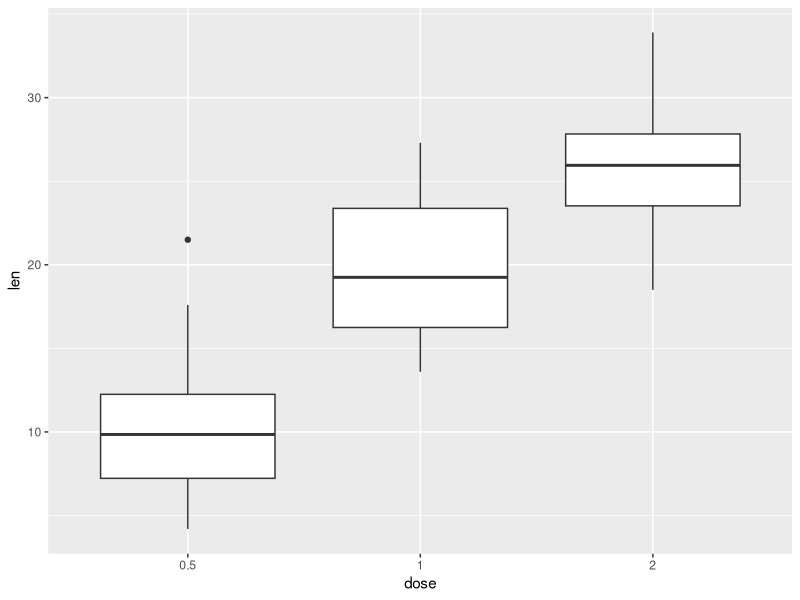
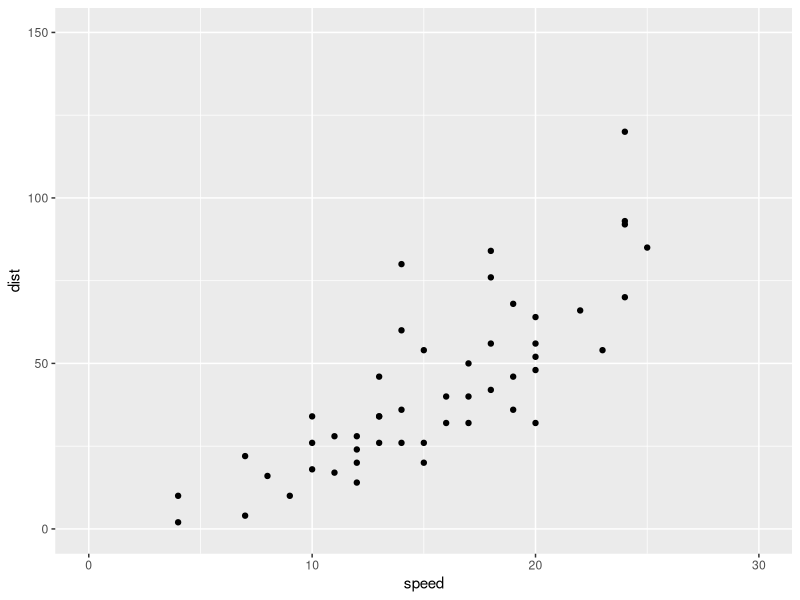
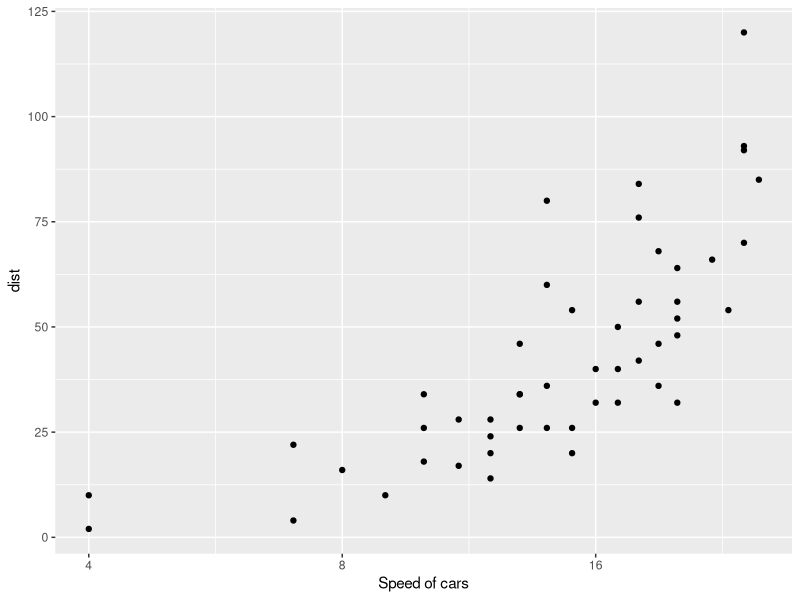
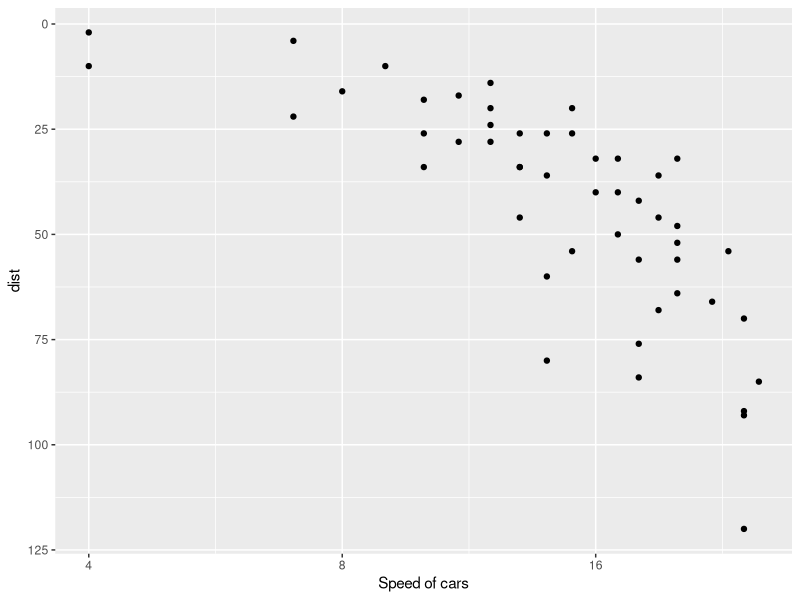
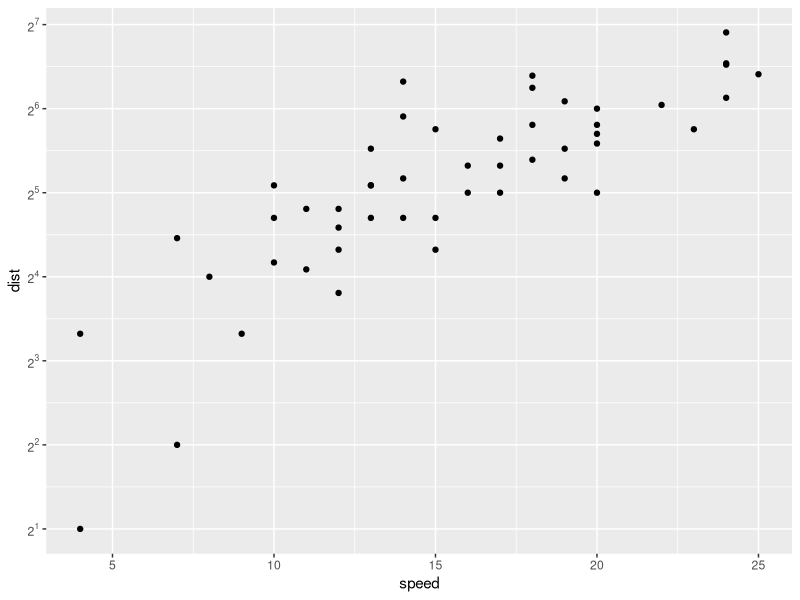
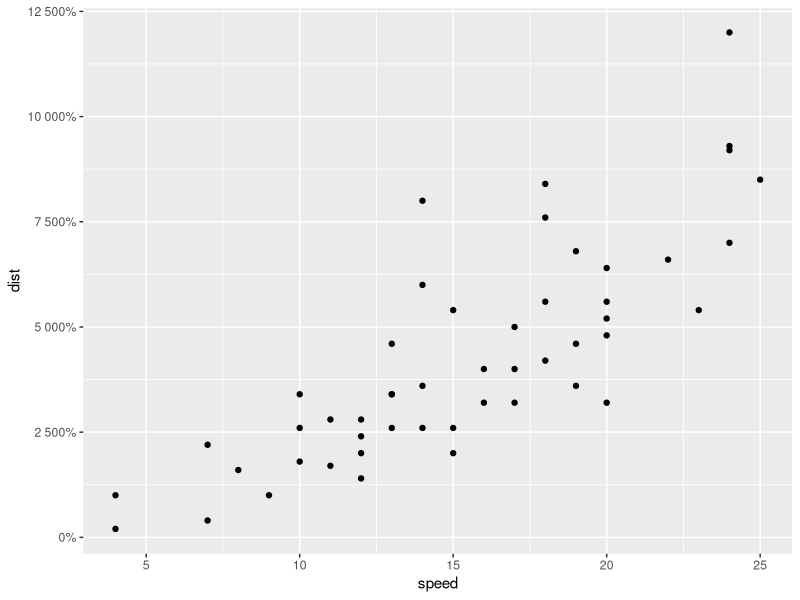
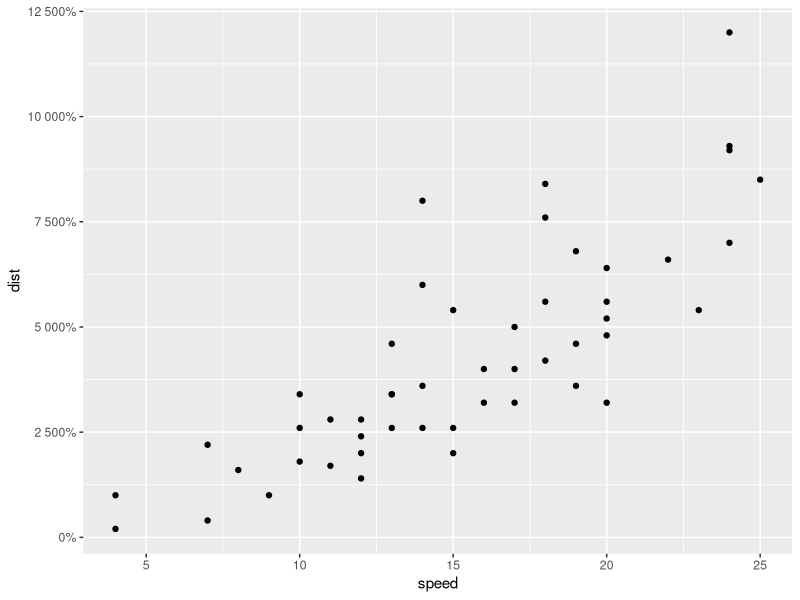
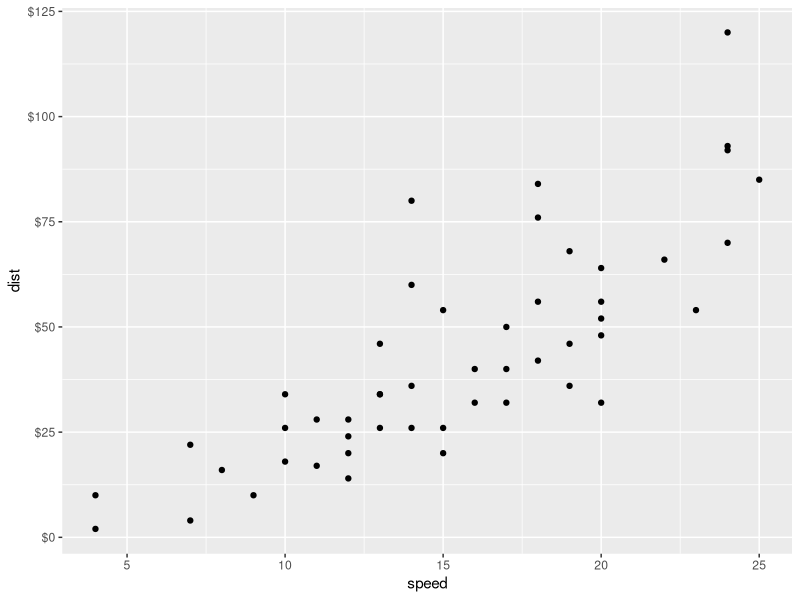

Write the R code that produced these figures, in order.
library(ggplot2)
library(scales)

#http://www.sthda.com/english/wiki/ggplot2-axis-scales-and-transformations

ToothGrowth$dose = as.factor(ToothGrowth$dose)
head(ToothGrowth)

ggplot(ToothGrowth, aes(x = dose, y = len)) + geom_boxplot()
sp = ggplot(cars, aes(x = speed, y = dist)) + geom_point()

sp + expand_limits(x = c(0, 30), y = c(0, 150))

sp + scale_x_continuous(name = "Speed of cars", 
                        trans = "log2")

sp + scale_x_continuous(name = "Speed of cars", 
                        trans = "log2") +
  scale_y_reverse()

sp + scale_y_continuous(trans = log2_trans(),
                        breaks = trans_breaks("log2", function(x) 2^x),
                        labels = trans_format("log2", math_format(2^.x)))

sp + scale_y_continuous(labels = percent)
sp + scale_y_continuous(labels = percent_format())
sp + scale_y_continuous(labels = dollar_format())
sp + scale_y_continuous(labels = scientific)

df = data.frame(
  date = seq(Sys.Date(), len=100, by="1 day")[sample(100, 50)],
  price = runif(50)
)
df = df[order(df$date), ]
head(df)

dp = ggplot(data=df, aes(x=date, y=price)) + geom_line()

dp + scale_x_date(labels = date_format("%m/%d"))
dp + scale_x_date(labels = date_format("%W")) #Weeks
dp + scale_x_date(date_breaks = "months", labels = date_format("%b"))

head(economics)
dp = ggplot(data=economics, aes(x=date, y=psavert)) + geom_line()
min = as.Date("2002-1-1")
max = max(economics$date)
dp + scale_x_date(limits = c(min, max))
dp + scale_x_date(date_breaks = "5 years", labels = date_format("%Y"))

